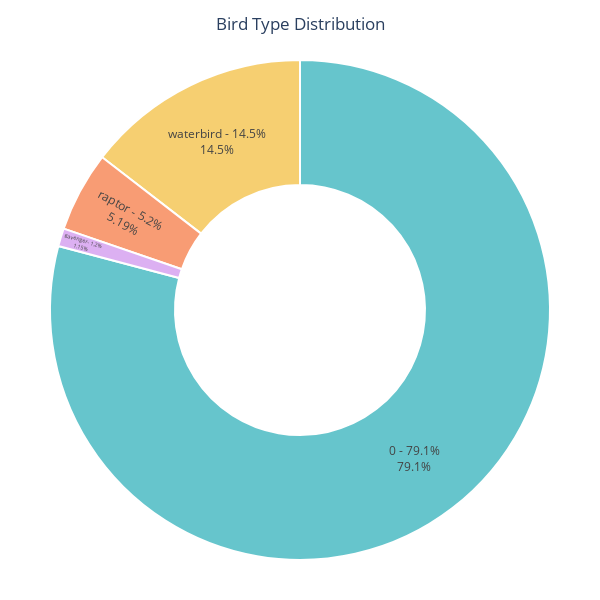

Notebook cell for this chart:
### Markdown cell above
## Bird Type Distribution

### Code cell
# Step 1: Count bird types
bird_type_count = birds_df['bird_type'].value_counts().reset_index()
bird_type_count.columns = ['bird_type', 'count']

# Step 2: Ensure correct type for concatenation
bird_type_count['bird_type'] = bird_type_count['bird_type'].astype(str)
bird_type_count['percentage'] = round((bird_type_count['count'] / bird_type_count['count'].sum()) * 100, 1)
bird_type_count['label'] = bird_type_count['bird_type'] + ' - ' + bird_type_count['percentage'].astype(str) + '%'

# Step 3: Donut chart
fig = px.pie(
    bird_type_count,
    names='label',
    values='count',
    hole=0.5,
    color_discrete_sequence=px.colors.qualitative.Pastel,
    title='Bird Type Distribution'
)

# Step 4: Improve size and text layout
fig.update_traces(
    textinfo='percent+label',
    textposition='inside',
    marker=dict(line=dict(color='white', width=2))
)

fig.update_layout(
    showlegend=False,
    width=600,
    height=600,  # Perfect square to avoid squishing
    margin=dict(t=60, b=40, l=40, r=40),
    title_x=0.5,
)

fig.show()

### Figure 1 — Plotly figure (JSON) as saved in the notebook; plotly's stock layout.template omitted (floating-point values rounded to 4 significant figures)
{"data": [{"domain": {"x": [0, 1], "y": [0, 1]}, "hole": 0.5, "hovertemplate": "label=%{label}<br>count=%{value}<extra></extra>", "labels": ["0 - 79.1%", "waterbird - 14.5%", "raptor - 5.2%", "scavenger - 1.2%"], "legendgroup": "", "marker": {"line": {"color": "white", "width": 2}}, "name": "", "showlegend": true, "textinfo": "percent+label", "textposition": "inside", "type": "pie", "values": [686, 126, 45, 10]}], "layout": {"height": 600, "legend": {"tracegroupgap": 0}, "margin": {"b": 40, "l": 40, "r": 40, "t": 60}, "piecolorway": ["rgb(102, 197, 204)", "rgb(246, 207, 113)", "rgb(248, 156, 116)", "rgb(220, 176, 242)", "rgb(135, 197, 95)", "rgb(158, 185, 243)", "rgb(254, 136, 177)", "rgb(201, 219, 116)", "rgb(139, 224, 164)", "rgb(180, 151, 231)", "rgb(179, 179, 179)"], "showlegend": false, "title": {"text": "Bird Type Distribution", "x": 0.5}, "width": 600}}
